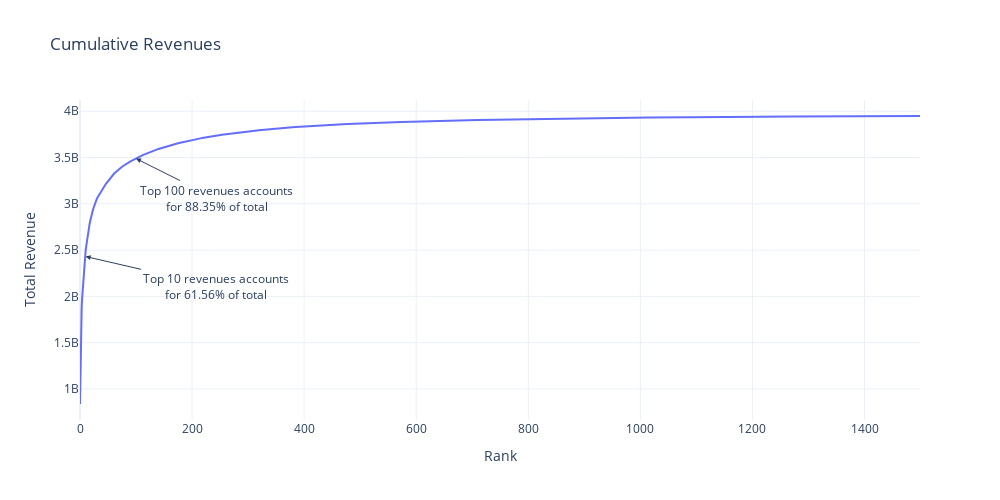

The notebook cell this image was saved under:
### Markdown cell above
# Dashboard

### Code cell
def dashboard_plot_cumulative_revenue() -> go.Figure:
    sorted_by_revenue = top_1500_steam.sort_values(by="revenue", ascending=False)
    cumulative_revenues = sorted_by_revenue['revenue'].cumsum()
    total_revenue = top_1500_steam['revenue'].sum()

    cumulative_revenues = pd.DataFrame(
        {
            "rank": cumulative_revenues.index,
            "cumulative_revenue": cumulative_revenues.values,
            "proportion_to_total_revenue": cumulative_revenues.values / total_revenue,
        }
    )
    print(cumulative_revenues)
    
    fig = go.Figure()
    
    fig.add_trace(go.Scatter(
        x=cumulative_revenues.index,
        y=cumulative_revenues['cumulative_revenue'],
        mode='lines',
        name='Cumulative revenue',
        hovertemplate=(
            'Rank: %{x}<br>' +
            'Cumulative revenue: %{y}<br>' +
            'Proportion to total revenue: %{text:.4f}<br>' +
            '<extra></extra>'
        ),
        text=cumulative_revenues['proportion_to_total_revenue']
    ))

    # Bringing attention to some key figures
    fig.add_annotation(
        x=10,
        y=cumulative_revenues.loc[9, 'cumulative_revenue'],
        text=f'Top 10 revenues accounts<br>for {cumulative_revenues.loc[9, 'proportion_to_total_revenue'] * 100:.2f}% of total',
        showarrow=True,
        arrowhead=2,
        ax = 130,
        ay = 30,
    )

    fig.add_annotation(
        x=100,
        y=cumulative_revenues.loc[99, 'cumulative_revenue'],
        text=f'Top 100 revenues accounts<br>for {cumulative_revenues.loc[99, 'proportion_to_total_revenue'] * 100:.2f}% of total',
        showarrow=True,
        arrowhead=2,
        ax = 80,
        ay = 40,
    )
    
    fig.update_layout(
        title="Cumulative revenues",
        xaxis_title="Rank",
        yaxis_title="Total revenue",
        width=1000,
        height=500
    )
    
    return fig

fig = dashboard_plot_cumulative_revenue()
fig.show()

### Figure 1 — Plotly figure (JSON) as saved in the notebook; plotly's stock layout.template omitted (floating-point values rounded to 4 significant figures; data arrays with more than 128 entries replaced by an {"elided": "..."} marker saying what was removed)
{"data": [{"hovertemplate": "Rank: %{x}<br>Cumulative revenue: %{y}<br>Proportion to total revenue: %{text:.4f}<br><extra></extra>", "mode": "lines", "name": "Cumulative Revenue", "text": {"elided": "1500 float values"}, "type": "scatter", "x": {"elided": "1500 int values"}, "y": {"elided": "1500 float values"}}], "layout": {"annotations": [{"arrowhead": 2, "ax": 130, "ay": 30, "showarrow": true, "text": "Top 10 revenues accounts<br>for 61.56% of total", "x": 10, "y": 2430717247}, {"arrowhead": 2, "ax": 80, "ay": 40, "showarrow": true, "text": "Top 100 revenues accounts<br>for 88.35% of total", "x": 100, "y": 3489000000.0}], "height": 500, "title": {"text": "Cumulative Revenues"}, "width": 1000, "xaxis": {"title": {"text": "Rank"}}, "yaxis": {"title": {"text": "Total Revenue"}}}}
